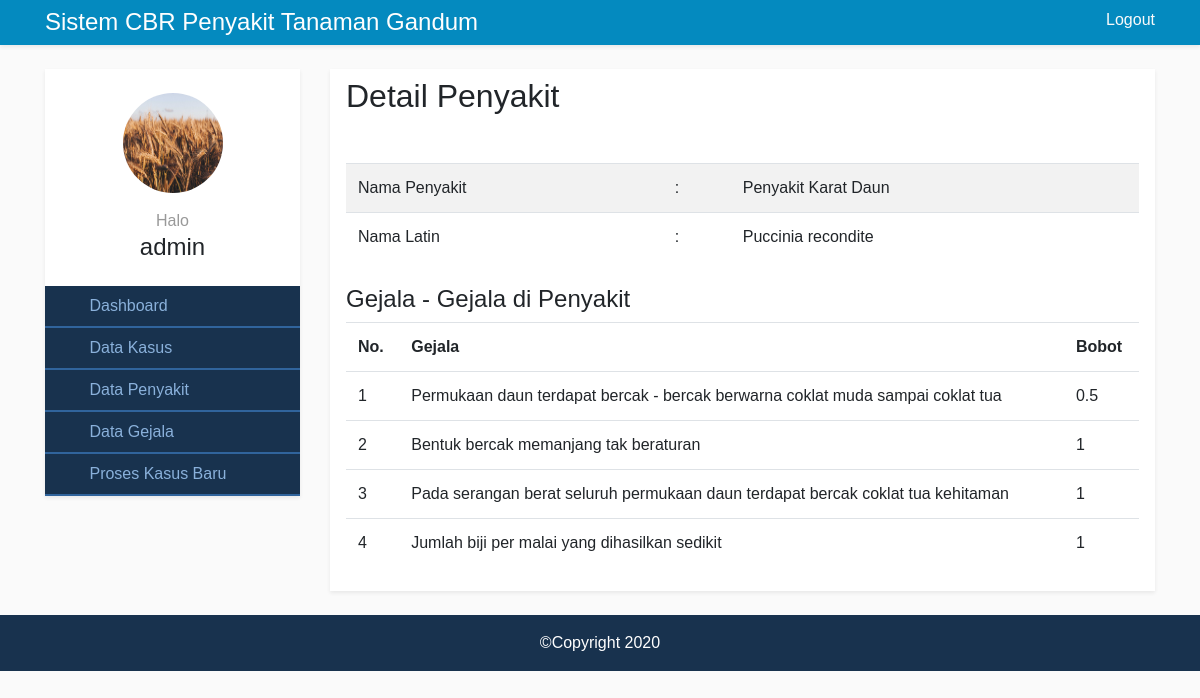
Page /detail_penyakit.php?id_penyakit=P01 (signed in) on the committed database.
### tables this page shows
CREATE TABLE `penyakit` (
  `id_penyakit` char(3) NOT NULL,
  `nama_penyakit` varchar(256) NOT NULL,
  `bahasa_latin` varchar(256) NOT NULL
);

CREATE TABLE `relasi_gejala` (
  `id_relasi_gejala` int(11) NOT NULL,
  `id_penyakit` char(3) NOT NULL,
  `id_gejala` char(3) NOT NULL
);

CREATE TABLE `gejala` (
  `id_gejala` char(3) NOT NULL,
  `keterangan` text NOT NULL,
  `bobot` float DEFAULT NULL
);

### detail_penyakit.php (the view, shortened to what this page needs)
<!DOCTYPE html>
<html>
    <head>
        <link rel="stylesheet" href="res/css/bootstrap.min.css">
        <link rel="stylesheet" href="res/css/icofont.min.css">
        <link rel="stylesheet" href="res/css/style.css">
    </head>
    <body class="bg-gray">
        <header class="pt-2 pb-2 bg-blue shadow-sm">
            <div class="container d-flex justify-content-between">
                <h1 class="m-0 h4">Sistem CBR Penyakit Tanaman Gandum</h1>
                <a href="php_modules/logout.php" class="btn-logout">Logout</a>
            </div>
        </header>
        <div class="container mt-4">
            <div class="row">
                <div class="col-md-3">
                    <div class="side-navigation pt-4 shadow-sm bg-white">
                        <figure class="mb-3">
                            <img src="res/img/wheat_wallpaper.jpg" class="circle-img">
                        </figure>
                        <div class="pl-2 pr-2 mb-4">
                            <span class="d-block text-center" style="color: #999999;">Halo</span>
                            <span class="d-block text-center h4"><?php echo $_SESSION['username']; ?></span>
                        </div>
                        <?php
                        include 'navigasi.php';
                        ?>
                    </div>
                </div>
                <?php
                require 'php_modules/koneksi.php';
                $id_penyakit = $_GET['id_penyakit'];
                $query = "SELECT * FROM penyakit WHERE id_penyakit = '".$id_penyakit."'";
                $result = mysqli_query( $conn, $query ) or die (mysqli_error( $conn ));
                $data = mysqli_fetch_array($result);
                ?>
                <div class="col-md-9">
                    <div class="bg-white shadow-sm">
                        <h2 class="m-0 pt-2 pl-3 pr-3">Detail Penyakit</h2>
                        <div class="mt-3 pt-2 pb-2 pl-3 pr-3">
                            <table class="table table-striped mt-4">
                                <tr>
                                    <td>Nama Penyakit</td>
                                    <td>:</td>
                                    <td><?php echo $data['nama_penyakit']; ?></td>
                                </tr>
                                <tr>
                                    <td>Nama Latin</td>
                                    <td>:</td>
                                    <td><?php echo $data['bahasa_latin']; ?></td>
                                </tr>
                            </table>
                            <h4 class="mt-4">Gejala - Gejala di Penyakit</h4>
                            <?php
                            $query = "SELECT id_gejala FROM relasi_gejala WHERE id_penyakit = '".$id_penyakit."'";
                            $result = mysqli_query( $conn, $query ) or die (mysqli_error( $conn ));
                            ?>
                            <table class="table">
                                <tr>
                                    <th>No.</th>
                                    <th>Gejala</th>
                                    <th>Bobot</th>
                                </tr>
                            <?php
                            $count = 1;
                            while ( $data = mysqli_fetch_array( $result ) ) {
                                $query_gejala_penyakit = "SELECT keterangan, bobot FROM gejala WHERE id_gejala = '".$data['id_gejala']."'";
                                $result_gejala_penyakit = mysqli_query($conn, $query_gejala_penyakit) or die (mysqli_error($conn));
                                $data_gejala = mysqli_fetch_array($result_gejala_penyakit);
                            ?>
                                <tr>
                                    <td><?php echo $count; ?></td>
                                    <td><?php echo $data_gejala['keterangan']; ?></td>
                                    <td><?php echo $data_gejala['bobot']; ?></td>
                                </tr>
                            <?php
                                $count++;
                            }
                            ?>
                            </table>
                        </div>
                    </div>
                </div>
            </div>
        </div>
        <div class="mt-4 pt-3 pb-3 bg-darkblue">
            <p class="m-0 text-white text-center">&copy;Copyright 2020</p>
        </div>
    </body>
</html>

### res/css/style.css (style rules this page uses)
* { box-sizing: border-box; font-family: Helvetica, sans-serif; }
.bg-gray { background-color: #fafafa; }
.bg-darkblue { background-color: #18324E; }
.bg-blue { background-color: #048ABF; }
.btn-logout { color: #fafafa; text-decoration: none; }
.bg-blue h1 { color: #FEFEFE; }
.circle-img { display: block; margin: auto; width: 100px; height: 100px; border-radius: 50%; }

### rows in the picture
penyakit: nama_penyakit "Penyakit Karat Daun", bahasa_latin "Puccinia recondite"
relasi_gejala: id_gejala.keterangan "Permukaan daun terdapat bercak - bercak berwarna coklat muda sampai coklat tua", id_gejala.bobot "0.5"
relasi_gejala: id_gejala.keterangan "Bentuk bercak memanjang tak beraturan", id_gejala.bobot "1"
relasi_gejala: id_gejala.keterangan "Pada serangan berat seluruh permukaan daun terdapat bercak coklat tua kehitaman", id_gejala.bobot "1"
relasi_gejala: id_gejala.keterangan "Jumlah biji per malai yang dihasilkan sedikit", id_gejala.bobot "1"

### other values in the picture
$_SESSION['username'] "admin"
